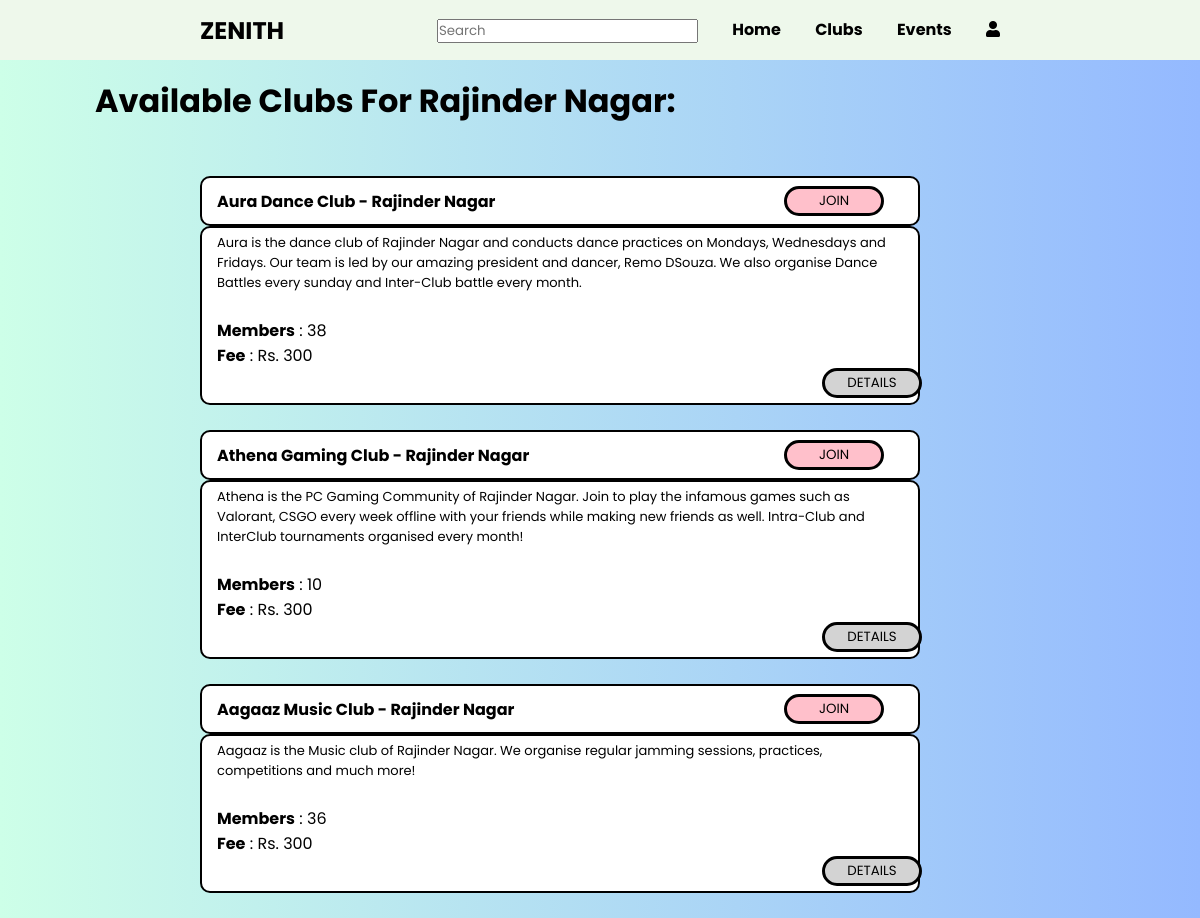
The app's page /all_clubs with its own data.
### accounts/models.py (models this page shows)
class Clubs(BaseModel):
    club_name = models.CharField(max_length=50)
    club_locality = models.CharField(max_length=50)
    club_joined = models.BooleanField(default=False)
    club_members = models.IntegerField(null=True)
    club_presdent = models.CharField(max_length=50)
    club_desc = models.TextField()
    club_events = models.ManyToManyField('Events' , related_name='+' ,blank=True , null=True)
    def __str__(self):
        return str(self.club_name)

### home/views.py (the view)
# urls.py: path('all_clubs' , all_clubs , name='all_clubs' ),
def all_clubs(request):
    clubs = Clubs.objects.filter()
    print(clubs)
    return render(request , 'all_clubs.html' , {'clubs': clubs})

### templates/all_clubs.html (shortened to what this page needs)
<!DOCTYPE html>
<html lang="en">
<head>
    <link rel="stylesheet" href="/media/landing.css">
    <link rel="stylesheet" href="/media/textstyle.css">
    <link rel="stylesheet" href="/media/card.css">
    <link rel="stylesheet" href="https://cdnjs.cloudflare.com/ajax/libs/font-awesome/5.14.0/css/all.min.css">
</head>
<body>
    <header class="head" style="height: 60px">
        <a href="#" class="brand">ZENITH</a>
        <div class="navigation">
            <div class="navigation-items">
                <input class="search_bar" type="text" placeholder="Search">
                <a href="{% url 'your_clubs' %}"><b>Home</b></a>
                <a href="{% url 'all_clubs' %}"><b>Clubs</b></a>
                <a href="#clubs"><b>Events</b></a>
                <a href="" class="icon icon-sm rounded-circle border"><i class="fa fa-user"></i></a>
            </div>
        </div>
    </header>
    <div class="container" style="height: 200%;">
        <div class="section" style="height: 22vh;">
            <br>
            <h1>Available Clubs For Rajinder Nagar: </h1>
        </div>
        {% for club in clubs %}
        <div class="card">
                <div class="card-title"
                    style="font-family:Arial, Helvetica, sans-serif; text-align:left;">
                    <h4>{{club.club_name}} - {{club.club_locality}} </h4> {% if club.club_joined%}<button disabled> JOINED </button> {% else%} <button class="join-btn"> JOIN </button> {%endif%}
                </div>
                <div class="card-body">
                    <p style="font-size: 13px;">{{club.club_desc}}</p>
                    <br>
                    <b>Members</b> : {{club.club_members}} <br>
                    <b>Fee</b> : Rs. 300 <button class="details-btn"> DETAILS
                    </button>
                </div>
        </div>
        <br>
    {% endfor %}
    </div>
</body>
</html>

### public/static/landing.css (style rules this page uses)
body { background-image: url('/media/images/bg.jpg'); }
* { margin: 0; padding: 0; box-sizing: border-box; font-family: "Poppins", sans-serif; scroll-behavior:smooth; }
header { top: 0; position: sticky; z-index: 999; position: fixed; top: 0; left: 0; width: 100%; display: flex; justify-content: space-between; align-items: center ; padding: 15px 200px; transition: 0.5s ease; }
.head:before { z-index: -1; content: ''; width: 100%; height: 100%; position: absolute; background-color: #eef8eb; left: 0; }
header .brand { color:black; font-size: 1.5em; font-weight: 700; text-transform: uppercase; text-decoration: none; }
header .navigation { position: relative; }
header .navigation .navigation-items a { position: relative; color: black; font-size: 1em; font-weight: 500; text-decoration: none; margin-left: 30px; transition: 0.3s ease; }
header .navigation .navigation-items a:before { content: ''; position: absolute; background: grey; width: 0; height: 3px; bottom: -5px; left: 0; transition: 0.3s ease; }
.section { display: flex; justify-content: center; flex-direction: column; padding-left: 95px; height: 105vh; }
.container { overflow: hidden; display: flex; flex-direction: column; }

### public/static/textstyle.css (style rules this page uses)
* { margin: 0; padding: 0; box-sizing: border-box; font-family: 'Poppins', sans-serif; }

### public/static/card.css (style rules this page uses)
.container .card { width: 77vw; margin-left: 200px; margin-right: 200px; }
body { background-image: linear-gradient(to right,#cdffe8, #94b9ff); height: 200%; }
.card .card-title { background-color: white; display: flex; align-items: center; border: 2px black solid; border-radius: 10px; height: 50px; width: 60vw; padding: 0px 15px; justify-content: space-between; }
.card .card-body { background-color: white; border: 2px black solid; border-radius: 10px; padding: 5px 15px; width: 60vw; }
.join-btn { background-color: pink; color: black; border: solid black; height: 30px; width: 100px; border-radius: 20px; cursor: pointer; margin-right: 19px; }
.card .card-body .details-btn { background-color: lightgray; color: black; border: solid black; height: 30px; width: 100px; border-radius: 20px; cursor: pointer; margin-left:605px; }

### records on screen
Clubs: club_name "Aura Dance Club", club_locality "Rajinder Nagar", club_joined "JOIN", club_desc "Aura is the dance club of Rajinder Nagar and conducts dance practices on Mondays, Wednesdays and Fridays. Our team is led by our amazing president and dancer, Remo DSouza. We also organise Dance Battles every sunday and Inter-Club battle every month.", club_members "38"
Clubs: club_name "Athena Gaming Club", club_locality "Rajinder Nagar", club_joined "JOIN", club_desc "Athena is the PC Gaming Community of Rajinder Nagar. Join to play the infamous games such as Valorant, CSGO every week offline with your friends while making new friends as well. Intra-Club and InterClub tournaments organised every month!", club_members "10"
Clubs: club_name "Aagaaz Music Club", club_locality "Rajinder Nagar", club_joined "JOIN", club_desc "Aagaaz is the Music club of Rajinder Nagar. We organise regular jamming sessions, practices, competitions and much more!", club_members "36"
